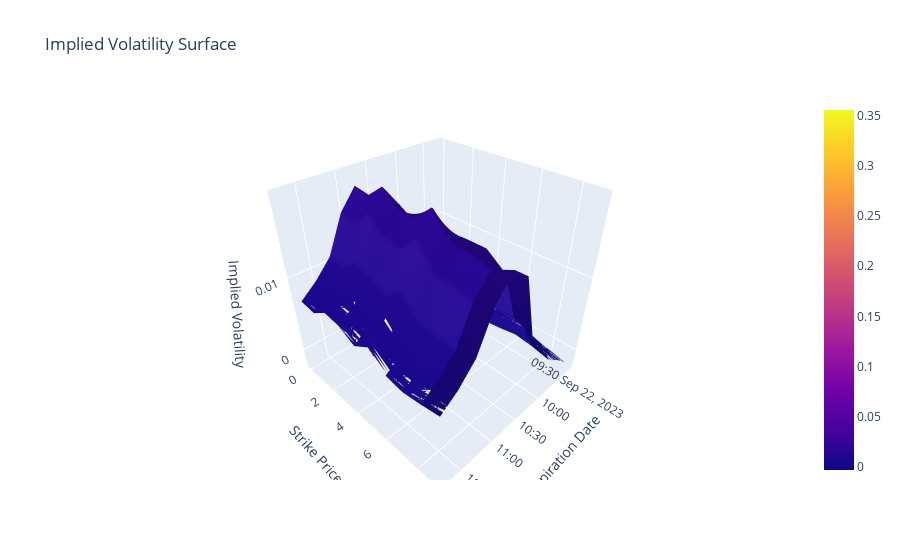

Notebook code for this chart:
### Code cell
expiration_dates = test_iv_df_exp_1['Datetime'] #list(volatility_surface_dict.keys())
# print(expiration_dates)
strikes = [i for i in range(11)] #all_strikes[3:17] #[strike for strike in volatility_surface_dict[strikes[0]].keys()]
# print(strikes)

# Create the 3D plot
fig_test = go.Figure(data=[go.Surface(
    x=expiration_dates,
    y=strikes,
    z=test_iv_df_exp_1.iloc[1:, 2:].values)
])



# Set the plot title and axis labels
fig_test.update_layout(
    title='Implied Volatility Surface',
    scene=dict(
        xaxis_title='Expiration Date',
        yaxis_title='Strike Price',
        zaxis_title='Implied Volatility'
    )
)

# Show the plot
fig_test.show()
